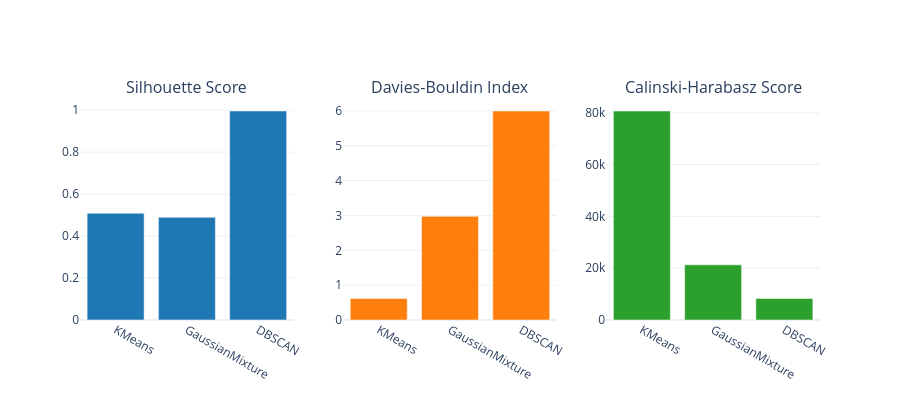

The notebook cell this image was saved under:
### Markdown cell above
### 2.2 Métricas de Clustering

### Code cell
# Cargar métricas (auto-build si faltan) con muestreo para evitar sobrecarga de memoria
metrics_path = Path('../data/07_model_output/clustering_metrics.csv')
if not metrics_path.exists():
    if 'features' not in globals() or features.empty:
        raise FileNotFoundError("Clustering metrics missing and 'features' is empty or undefined.")

    # Base matrix de features (downcast a float32 para reducir memoria)
    X_metrics = features.values.astype(np.float32, copy=False)

    # Tamaños de muestra para métricas/algoritmos pesados
    metrics_sample_size = int(min(10000, len(X_metrics)))
    algo_sample_size = int(min(5000, len(X_metrics)))  # para Agglomerative/DBSCAN
    rng = np.random.RandomState(42)
    idx_metrics = rng.choice(len(X_metrics), size=metrics_sample_size, replace=False) if len(X_metrics) > metrics_sample_size else np.arange(len(X_metrics))
    idx_algo = rng.choice(len(X_metrics), size=algo_sample_size, replace=False) if len(X_metrics) > algo_sample_size else np.arange(len(X_metrics))
    X_metrics_sample = X_metrics[idx_metrics]
    X_algo_sample = X_metrics[idx_algo]

    # Seleccionar k óptimo a partir de elbow_data si está disponible
    if 'elbow_data' in globals() and not elbow_data.empty:
        drops = elbow_data['inertia'].pct_change().abs()
        k_opt_idx = drops[1:].idxmax()
        k_opt = int(elbow_data.loc[k_opt_idx, 'k'])
    else:
        k_opt = max(2, min(8, max(2, len(X_metrics) // 100)))

    results = []

    # KMeans (entrena sobre todo el conjunto, métricas de silueta en muestra)
    try:
        km = KMeans(n_clusters=k_opt, random_state=42, n_init='auto')
        labels_km = km.fit_predict(X_metrics)
        results.append({
            'algorithm': 'KMeans',
            'silhouette': silhouette_score(X_metrics, labels_km, sample_size=metrics_sample_size, random_state=42),
            'davies_bouldin': davies_bouldin_score(X_metrics, labels_km),
            'calinski_harabasz': calinski_harabasz_score(X_metrics, labels_km)
        })
    except Exception as e:
        print(f"⚠️ KMeans failed: {e}")

    # Agglomerative (entrena y evalúa en muestra para evitar O(n^2))
    try:
        agg = AgglomerativeClustering(n_clusters=k_opt)
        labels_agg = agg.fit_predict(X_algo_sample)
        results.append({
            'algorithm': 'Agglomerative',
            'silhouette': silhouette_score(X_algo_sample, labels_agg, sample_size=min(2000, len(X_algo_sample)), random_state=42),
            'davies_bouldin': davies_bouldin_score(X_algo_sample, labels_agg),
            'calinski_harabasz': calinski_harabasz_score(X_algo_sample, labels_agg)
        })
    except Exception as e:
        print(f"⚠️ Agglomerative failed: {e}")

    # Gaussian Mixture (entrena en muestra por robustez; evalúa métricas con las etiquetas sobre la muestra)
    try:
        gm = GaussianMixture(n_components=k_opt, random_state=42)
        gm.fit(X_metrics_sample)
        labels_gm = gm.predict(X_metrics_sample)
        results.append({
            'algorithm': 'GaussianMixture',
            'silhouette': silhouette_score(X_metrics_sample, labels_gm, sample_size=min(5000, len(X_metrics_sample)), random_state=42),
            'davies_bouldin': davies_bouldin_score(X_metrics_sample, labels_gm),
            'calinski_harabasz': calinski_harabasz_score(X_metrics_sample, labels_gm)
        })
    except Exception as e:
        print(f"⚠️ GaussianMixture failed: {e}")

    # DBSCAN (entrena y evalúa en muestra)
    try:
        db = DBSCAN(eps=0.5, min_samples=10)
        labels_db = db.fit_predict(X_algo_sample)
        unique_clusters = np.unique(labels_db)
        if len(unique_clusters) >= 2 and np.any(labels_db != -1):
            results.append({
                'algorithm': 'DBSCAN',
                'silhouette': silhouette_score(X_algo_sample, labels_db, sample_size=min(5000, len(X_algo_sample)), random_state=42),
                'davies_bouldin': davies_bouldin_score(X_algo_sample, labels_db),
                'calinski_harabasz': calinski_harabasz_score(X_algo_sample, labels_db)
            })
        else:
            print("⚠️ DBSCAN no generó clusters válidos para calcular métricas (en muestra).")
    except Exception as e:
        print(f"⚠️ DBSCAN failed: {e}")

    metrics = pd.DataFrame(results)
    metrics_path.parent.mkdir(parents=True, exist_ok=True)
    metrics.to_csv(metrics_path, index=False)
    print(f"✓ Built clustering metrics → {metrics_path}")
else:
    metrics = pd.read_csv(metrics_path)

print("\n🎯 Clustering Metrics Comparison:")
print("="*80)
display(metrics.round(4))

# Visualización de métricas
fig = make_subplots(
    rows=1, cols=3,
    subplot_titles=('Silhouette Score', 'Davies-Bouldin Index', 'Calinski-Harabasz Score')
)

colors = ['#1f77b4', '#ff7f0e', '#2ca02c']

for i, metric in enumerate(['silhouette', 'davies_bouldin', 'calinski_harabasz']):
    fig.add_trace(
        go.Bar(x=metrics['algorithm'], y=metrics[metric], marker_color=colors[i], showlegend=False),
        row=1, col=i+1
    )

fig.update_layout(height=400, showlegend=False, template='plotly_white')
fig.show()

# Interpretación
best_silhouette = metrics.loc[metrics['silhouette'].idxmax()]
print(f"\n✅ Mejor algoritmo por Silhouette Score: {best_silhouette['algorithm']} ({best_silhouette['silhouette']:.4f})")
print("   - Valores cercanos a 1 indican clusters bien separados")
print("   - Valores cercanos a 0 indican clusters superpuestos")

### Figure 1 — Plotly figure (JSON) as saved in the notebook; plotly's stock layout.template omitted (floating-point values rounded to 4 significant figures)
{"data": [{"marker": {"color": "#1f77b4"}, "showlegend": false, "type": "bar", "x": ["KMeans", "GaussianMixture", "DBSCAN"], "xaxis": "x", "y": [0.5085, 0.4892, 0.9959], "yaxis": "y"}, {"marker": {"color": "#ff7f0e"}, "showlegend": false, "type": "bar", "x": ["KMeans", "GaussianMixture", "DBSCAN"], "xaxis": "x2", "y": [0.6166, 2.976, 5.998], "yaxis": "y2"}, {"marker": {"color": "#2ca02c"}, "showlegend": false, "type": "bar", "x": ["KMeans", "GaussianMixture", "DBSCAN"], "xaxis": "x3", "y": [80700.0, 21300.0, 8300.0], "yaxis": "y3"}], "layout": {"annotations": [{"font": {"size": 16}, "showarrow": false, "text": "Silhouette Score", "x": 0.1444, "xanchor": "center", "xref": "paper", "y": 1, "yanchor": "bottom", "yref": "paper"}, {"font": {"size": 16}, "showarrow": false, "text": "Davies-Bouldin Index", "x": 0.5, "xanchor": "center", "xref": "paper", "y": 1, "yanchor": "bottom", "yref": "paper"}, {"font": {"size": 16}, "showarrow": false, "text": "Calinski-Harabasz Score", "x": 0.8556, "xanchor": "center", "xref": "paper", "y": 1, "yanchor": "bottom", "yref": "paper"}], "height": 400, "showlegend": false, "xaxis": {"anchor": "y", "domain": [0, 0.2889]}, "xaxis2": {"anchor": "y2", "domain": [0.3556, 0.6444]}, "xaxis3": {"anchor": "y3", "domain": [0.7111, 1]}, "yaxis": {"anchor": "x", "domain": [0, 1]}, "yaxis2": {"anchor": "x2", "domain": [0, 1]}, "yaxis3": {"anchor": "x3", "domain": [0, 1]}}}
